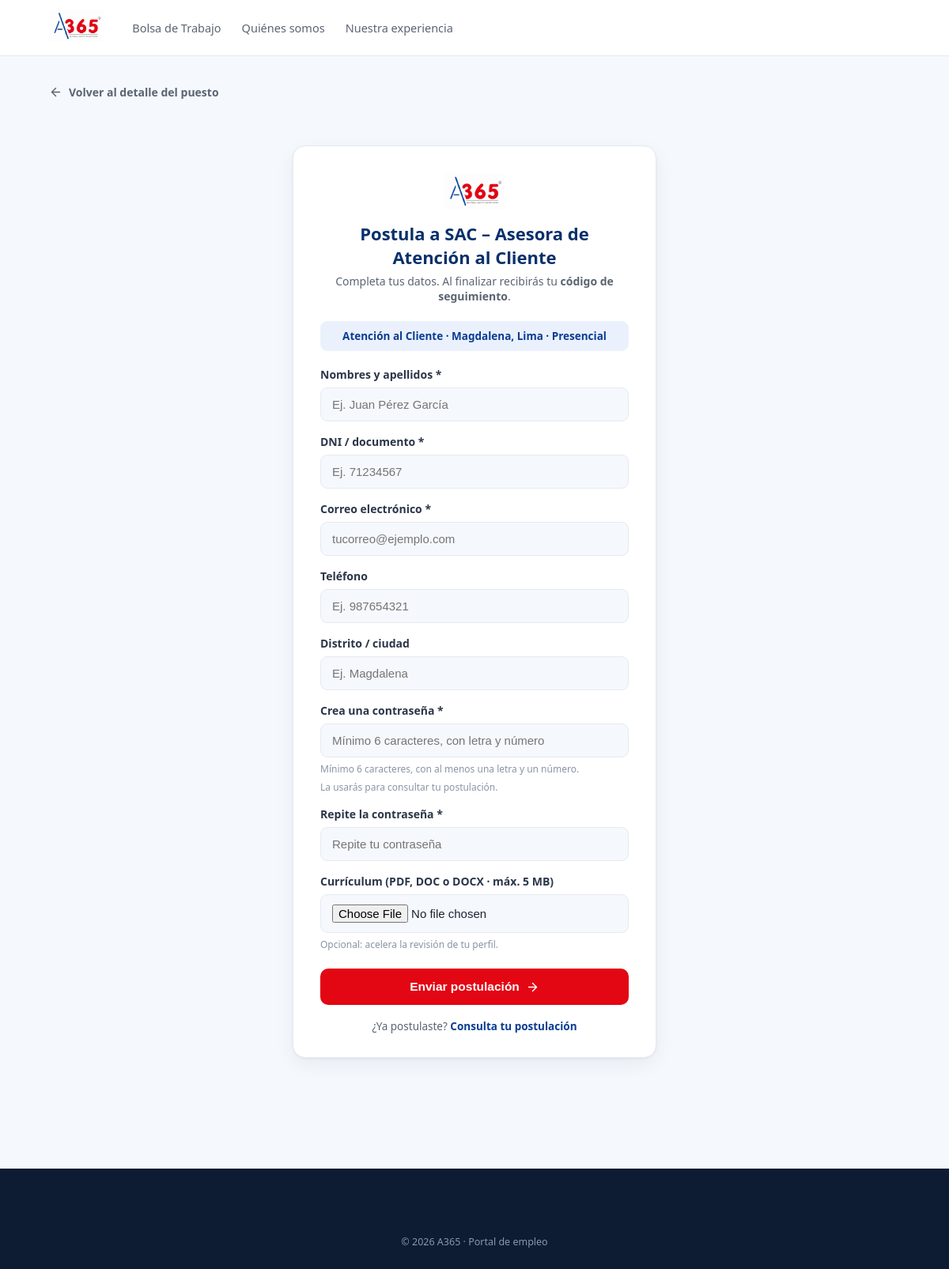
Page /portal/postular.php?id=1 on the committed database.
### tables this page shows
CREATE TABLE `campanas` (
  `id` int(11) NOT NULL AUTO_INCREMENT,
  `codigo` varchar(20) NOT NULL,
  `area_id` int(11) NOT NULL,
  `puesto` varchar(120) NOT NULL,
  `descripcion` text DEFAULT NULL,
  `tareas` text DEFAULT NULL,
  `requisitos` text DEFAULT NULL,
  `beneficios` text DEFAULT NULL,
  `vacantes` int(11) NOT NULL DEFAULT 1,
  `ubicacion` varchar(120) DEFAULT NULL,
  `modalidad` enum('Presencial','Híbrido','Remoto') NOT NULL DEFAULT 'Presencial',
  `horario` varchar(120) DEFAULT NULL,
  `remuneracion` decimal(10,2) DEFAULT NULL,
  `fecha_ingreso` date DEFAULT NULL,
  `prioridad` enum('Alta','Media','Baja') NOT NULL DEFAULT 'Media',
  `tipo` enum('Nueva Posición','Reemplazo') NOT NULL DEFAULT 'Nueva Posición',
  `estado` enum('Abierto','En Proceso','Cerrado') NOT NULL DEFAULT 'Abierto',
  `publicado` tinyint(1) NOT NULL DEFAULT 0,
  `fecha_sol` date DEFAULT NULL,
  `creado_en` timestamp NOT NULL DEFAULT current_timestamp(),
  PRIMARY KEY (`id`),
  UNIQUE KEY `codigo` (`codigo`),
  KEY `fk_campana_area` (`area_id`),
  CONSTRAINT `fk_campana_area` FOREIGN KEY (`area_id`) REFERENCES `areas` (`id`)
);

CREATE TABLE `areas` (
  `id` int(11) NOT NULL AUTO_INCREMENT,
  `nombre` varchar(80) NOT NULL,
  `descripcion` varchar(200) DEFAULT NULL,
  `jefe` varchar(120) DEFAULT NULL,
  `estado` tinyint(1) NOT NULL DEFAULT 1,
  `creado_en` timestamp NOT NULL DEFAULT current_timestamp(),
  PRIMARY KEY (`id`),
  UNIQUE KEY `nombre` (`nombre`)
);

### portal/datos_empleos.php (called while the page is built, shortened)
<?php
function lineasTexto(?string $txt): array {
    $salida = [];
    foreach (preg_split('/\r\n|\r|\n/', $txt) as $l) {
        $l = trim($l);
        if ($l !== '') $salida[] = $l;
    }
    return $salida;
}
function habilidadesDelArea(int $areaId): array {
    $pdo = obtenerConexion();
    $st = $pdo->prepare("SELECT palabra FROM palabras_clave WHERE area_id = :a ORDER BY peso DESC, id LIMIT 8");
    $st->execute([':a' => $areaId]);
    return array_column($st->fetchAll(), 'palabra');
}
function haceCuanto(string $fecha): string {
    $d = (int)((time() - strtotime($fecha)) / 86400);
    if ($d < 30) return "Hace $d días";
    $m = (int)($d / 30);
    return $m === 1 ? 'Hace 1 mes' : "Hace $m meses";
}
function armaFicha(array $c): array {
    $resumen = trim($c['descripcion'] ?? '');
    return [
        'id'          => (int)$c['id'],
        'codigo'      => $c['codigo'],
        'titulo'      => $c['puesto'],
        'area'        => $c['area'],
        'ubicacion'   => $c['ubicacion'] ?: 'Lima, Perú',
        'modalidad'   => $c['modalidad'],
        'horario'     => $c['horario'] ?: '—',
        'remuneracion'=> $c['remuneracion'],
        'vacantes'    => (int)$c['vacantes'],
        'tipo'        => $c['tipo'],
        'prioridad'   => $c['prioridad'],
        'publicado'   => haceCuanto($c['creado_en']),
        'vence'       => $c['fecha_ingreso'] ? date('d/m/Y', strtotime($c['fecha_ingreso'])) : 'Sin fecha límite',
        'resumen'     => $resumen,
        'tareas'      => lineasTexto($c['tareas']),
        'requisitos'  => lineasTexto($c['requisitos']),
        'beneficios'  => lineasTexto($c['beneficios']),
        'habilidades' => habilidadesDelArea((int)$c['area_id']),
    ];
}
function obtenerEmpleo(int $id): ?array {
    $pdo = obtenerConexion();
    $st = $pdo->prepare(
        "SELECT c.*, a.nombre AS area
           FROM campanas c
           INNER JOIN areas a ON a.id = c.area_id
          WHERE c.id = :id AND c.publicado = 1 AND c.estado <> 'Cerrado' LIMIT 1");
    $st->execute([':id' => $id]);
    $c = $st->fetch();
    return $c ? armaFicha($c) : null;
}

### portal/postular.php (the view, shortened to what this page needs)
<?php
require_once __DIR__ . '/datos_empleos.php';
$id      = (int)($_REQUEST['id'] ?? 0);
$e       = obtenerEmpleo($id);
?>
<!DOCTYPE html>
<html lang="es">
<head>
  <link rel="stylesheet" href="assets/portal.css">
</head>
<body>
<header class="nav">
  <div class="contenedor nav-in">
    <a href="index.php" class="nav-logo"><img src="../assets/img/logo_a365.png" alt="A365"></a>
    <nav class="nav-links">
      <a href="index.php">Bolsa de Trabajo</a>
      <a href="#">Quiénes somos</a>
      <a href="#">Nuestra experiencia</a>
    </nav>
  </div>
</header>
<section class="seccion">
  <div class="contenedor">
    <a href="trabajo.php?id=<?= (int)$e['id'] ?>" class="volver">
      <svg viewBox="0 0 24 24" fill="none" stroke="currentColor" stroke-width="2" stroke-linecap="round" stroke-linejoin="round"><line x1="19" y1="12" x2="5" y2="12"/><polyline points="12 19 5 12 12 5"/></svg>
      Volver al detalle del puesto
    </a>
    <div class="auth-wrap">
      <div class="auth-card">
        <div class="lg"><img src="../assets/img/logo_a365.png" alt="A365"></div>
        <h1>Postula a <?= htmlspecialchars($e['titulo']) ?></h1>
        <p class="sub">Completa tus datos. Al finalizar recibirás tu <strong>código de seguimiento</strong>.</p>
        <div class="puesto"><?= htmlspecialchars($e['area']) ?> · <?= htmlspecialchars($e['ubicacion']) ?> · <?= htmlspecialchars($e['modalidad']) ?></div>
        <form action="postular.php?id=<?= (int)$e['id'] ?>" method="POST" enctype="multipart/form-data">
          <div class="campo-a">
            <label for="nombres">Nombres y apellidos *</label>
            <input type="text" id="nombres" name="nombres" required maxlength="120" value="<?= htmlspecialchars($_POST['nombres'] ?? '') ?>" placeholder="Ej. Juan Pérez García">
          </div>
          <div class="campo-a">
            <label for="dni">DNI / documento *</label>
            <input type="text" id="dni" name="dni" required maxlength="15" pattern="[0-9]{8,15}" value="<?= htmlspecialchars($_POST['dni'] ?? '') ?>" placeholder="Ej. 71234567" title="Solo números, 8 a 15 dígitos">
          </div>
          <div class="campo-a">
            <label for="correo">Correo electrónico *</label>
            <input type="email" id="correo" name="correo" required value="<?= htmlspecialchars($_POST['correo'] ?? '') ?>" placeholder="tucorreo@ejemplo.com">
          </div>
          <div class="campo-a">
            <label for="telefono">Teléfono</label>
            <input type="text" id="telefono" name="telefono" maxlength="20" value="<?= htmlspecialchars($_POST['telefono'] ?? '') ?>" placeholder="Ej. 987654321">
          </div>
          <div class="campo-a">
            <label for="distrito">Distrito / ciudad</label>
            <input type="text" id="distrito" name="distrito" maxlength="80" value="<?= htmlspecialchars($_POST['distrito'] ?? '') ?>" placeholder="Ej. Magdalena">
          </div>
          <div class="campo-a">
            <label for="clave">Crea una contraseña *</label>
            <input type="password" id="clave" name="clave" required minlength="6"
                   pattern="(?=.*[A-Za-z])(?=.*[0-9]).{6,}"
                   title="Mínimo 6 caracteres, con al menos una letra y un número"
                   placeholder="Mínimo 6 caracteres, con letra y número">
            <div class="ayuda">Mínimo 6 caracteres, con al menos una letra y un número.</div>
            <div class="ayuda">La usarás para consultar tu postulación.</div>
          </div>
          <div class="campo-a">
            <label for="clave2">Repite la contraseña *</label>
            <input type="password" id="clave2" name="clave2" required minlength="6" placeholder="Repite tu contraseña">
          </div>
          <div class="campo-a">
            <label for="cv">Currículum (PDF, DOC o DOCX · máx. 5 MB)</label>
            <input type="file" id="cv" name="cv" accept=".pdf,.doc,.docx">
            <div class="ayuda">Opcional: acelera la revisión de tu perfil.</div>
          </div>
          <button type="submit" class="btn btn-rojo btn-lg">
            Enviar postulación
            <svg viewBox="0 0 24 24" fill="none" stroke="currentColor" stroke-width="2" stroke-linecap="round" stroke-linejoin="round"><line x1="5" y1="12" x2="19" y2="12"/><polyline points="12 5 19 12 12 19"/></svg>
          </button>
        </form>
        <div class="auth-pie">¿Ya postulaste? <a href="seguimiento.php">Consulta tu postulación</a></div>
      </div>
    </div>
  </div>
</section>
<footer class="footer">
  <div class="contenedor footer-copy" style="border:none">© <?= date('Y') ?> A365 · Portal de empleo</div>
</footer>
</body>
</html>

### portal/assets/portal.css (style rules this page uses)
:root { --azul:#0b3d91;--azul-osc:#08306b;--azul-claro:#3b6fd4; --rojo:#e30613;--verde:#1a9e5c;--verde-suave:#e8f6ee; --texto:#1c2431;--texto-2:#5b6472;--texto-3:#8a94a6; --borde:#e6eaf1;--fondo:#f5f8fc;--blanco:#fff; --sombra:0 1px 3px rgba(16,40,80,.06),0 8px 26px rgba(16,40,80,.06); --radio:14px; }
* { margin:0;padding:0;box-sizing:border-box }
body { font-family:"Segoe UI","Helvetica Neue",Arial,sans-serif;background:var(--fondo);color:var(--texto) }
a { text-decoration:none;color:inherit }
svg { display:block }
.contenedor { max-width:1120px;margin:0 auto;padding:0 22px }
.nav { background:var(--blanco);border-bottom:1px solid var(--borde);position:sticky;top:0;z-index:30 }
.nav-in { display:flex;align-items:center;gap:28px;height:70px }
.nav-logo img { height:42px }
.nav-links { display:flex;gap:26px;margin-left:8px }
.nav-links a { font-size:14.5px;color:var(--texto-2);font-weight:500 }
.btn { display:inline-flex;align-items:center;gap:8px;border:none;border-radius:10px;padding:11px 20px;font-size:14.5px;font-weight:700;cursor:pointer;transition:filter .15s }
.btn svg { width:17px;height:17px }
.btn-rojo { background:var(--rojo);color:#fff }
.btn-lg { padding:14px 24px;font-size:15.5px;width:100%;justify-content:center }
.seccion { padding:36px 0 60px }
.volver { display:inline-flex;align-items:center;gap:8px;color:var(--texto-2);font-size:14px;font-weight:600;margin-bottom:18px }
.volver svg { width:17px;height:17px }
.auth-wrap { max-width:460px;margin:40px auto }
.auth-card { background:#fff;border:1px solid var(--borde);border-radius:16px;box-shadow:var(--sombra);padding:34px 34px 30px }
.auth-card .lg { text-align:center;margin-bottom:6px }
.auth-card .lg img { height:46px }
.auth-card h1 { text-align:center;font-size:22px;color:var(--azul-osc);margin-top:10px }
.auth-card .sub { text-align:center;font-size:14px;color:var(--texto-2);margin:6px 0 22px }
.auth-card .puesto { background:#eaf1fd;color:var(--azul);border-radius:9px;padding:10px 14px;font-size:13.5px;font-weight:600;margin-bottom:20px;text-align:center }
.campo-a { margin-bottom:16px }
.campo-a label { display:block;font-size:14px;font-weight:600;color:#2b3648;margin-bottom:7px }
.campo-a input { width:100%;border:1px solid var(--borde);border-radius:9px;padding:12px 14px;font-size:15px;background:var(--fondo) }
.ayuda { font-size:12px;color:var(--texto-3);margin-top:6px }
.auth-card .btn { width:100%;justify-content:center;margin-top:6px }
.auth-pie { text-align:center;font-size:13.5px;color:var(--texto-2);margin-top:18px }
.auth-pie a { color:var(--azul);font-weight:600 }
.footer { background:#0d1b33;color:#c7d2e6;padding:40px 0 26px;margin-top:40px }
.footer-copy { border-top:1px solid rgba(255,255,255,.1);margin-top:26px;padding-top:18px;font-size:12.5px;color:#8a97b3;text-align:center }

### rows in the picture
campanas: puesto "SAC – Asesora de Atención al Cliente", area.nombre "Atención al Cliente", ubicacion "Magdalena, Lima", modalidad "Presencial"
